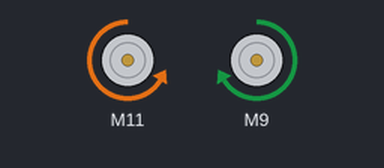
A sketch run on a simulated Arduino Uno, built with avr-gcc and run on an emulated ATmega328P. On the bench: 2 × DC motor (green arrow = forward, orange = backward, longer = faster).

Above: at 0.5 s.
At 2.7 s:
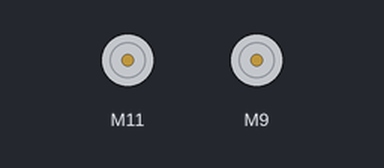
At 5.0 s:
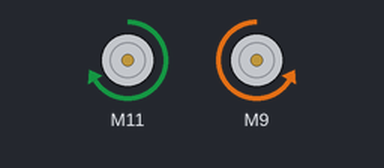
Timing chart, 0 to 6.9 s (numbered marks = the images above):
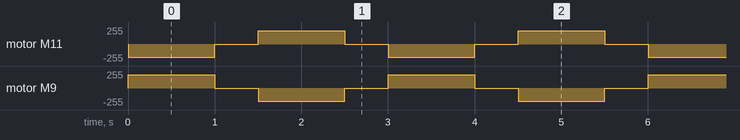

Measured:
- by itself, motor M11: repeats every 3.0 s: stopped 0.50 s, forward 200/255 1.0 s, stopped 0.50 s, backward 200/255 1.0 s
- by itself, motor M9: repeats every 3.0 s: stopped 0.50 s, backward 200/255 1.0 s, stopped 0.50 s, forward 200/255 1.0 s

The sketch:

Project_1-3.ino
```cpp
#include <CytronMotorDriver.h>

CytronMD motorLeft(PWM_PWM, 11, 10);
CytronMD motorRight(PWM_PWM, 9, 3);

void robotStop() {
  motorLeft.setSpeed(0);
  motorRight.setSpeed(0);
}

void robotMove(int speedLeft, int speedRight) {
  motorLeft.setSpeed(speedLeft);
  motorRight.setSpeed(speedRight);
}

void setup() { }

void loop() {
  robotMove(-200, 200); //turn left
  delay(1000);
  robotStop();
  delay(500);
  robotMove(200, -200); //turn right
  delay(1000);
  robotStop();
  delay(500);
}
```
